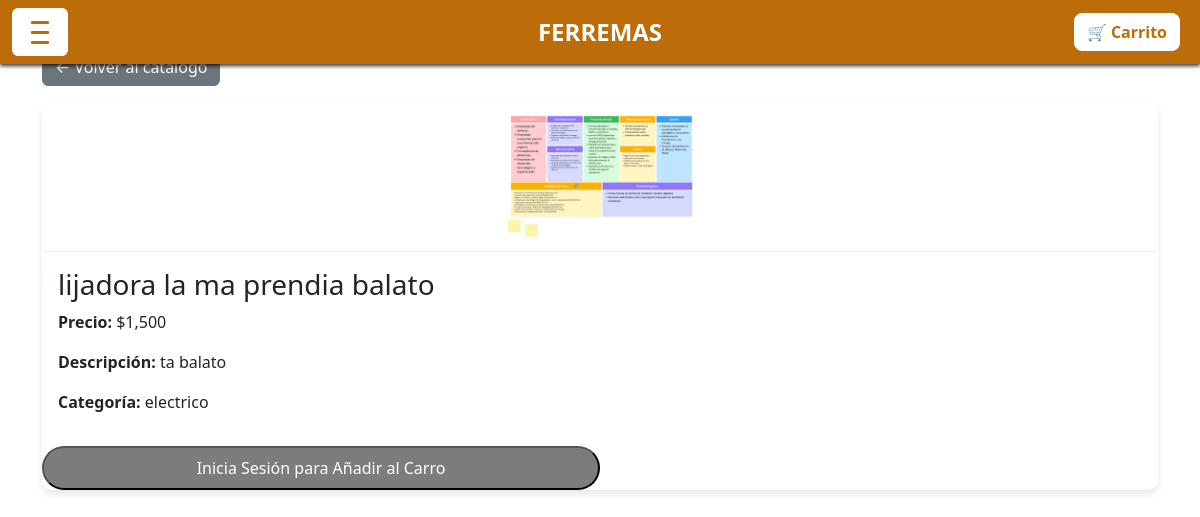
Before: /herramientas/2/ with the older database file.
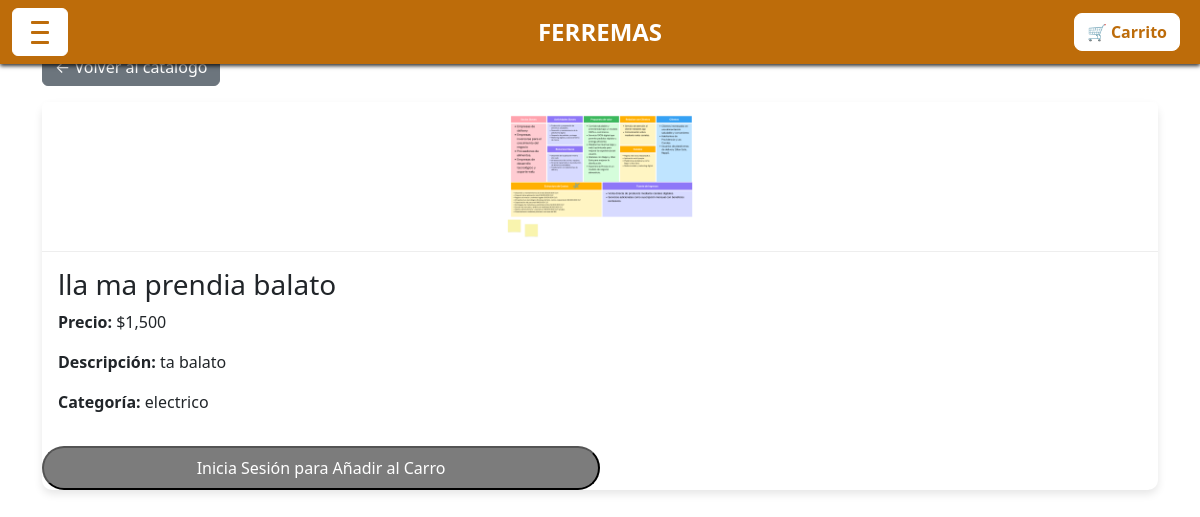
After: the same page with the newer database file.
### herramientas/models.py (models this page shows, shortened)
class Herramienta(models.Model):
    id = models.AutoField(primary_key=True)
    nombre = models.CharField(max_length=50)
    id_categoria = models.ForeignKey("Categoria", on_delete=models.CASCADE, db_column="id_categoria")
    precio = models.IntegerField()
    descripcion = models.CharField(max_length = 350 )
    imagen = models.ImageField(upload_to='herramientas/', blank=True, null=True)
    cantidad = models.IntegerField()
    class Meta:
        ordering=['id']

class Categoria(models.Model):
    id_categoria = models.AutoField(db_column="id_genero", primary_key=True)
    categoria = models.CharField(max_length=50,blank=False, null=False)

### herramientas/views.py (the view)
# urls.py: path('herramientas/<int:herramienta_id>/', views.herramienta_detalles, name="herramienta_detalles"),
def herramienta_detalles(request, herramienta_id):
    herramienta = get_object_or_404(Herramienta, pk=herramienta_id)
    return render(request, 'herramientas/detalleHerramientas.html', {'herramienta': herramienta})

### herramientas/templates/herramientas/detalleHerramientas.html (shortened to what this page needs)
{% extends "tiendaweb/base.html" %}
{% block content %}
<!DOCTYPE html>
<html lang="en">
<head>
  {% load humanize %}
</head>
<body>
  <div class="container mt-5">
    <a href="{% url 'home' %}" class="btn btn-secondary mb-3">← Volver al catálogo</a>
    <div class="card">
      {% if herramienta.imagen %}
        <img src="{{ herramienta.imagen.url }}" class="card-img-top" alt="Imagen de la herramienta">
      {% else %}
        <p>Sin Imagen Disponible</p>
      {% endif %}
      <div class="card-body">
        <h3 class="card-title">{{ herramienta.nombre }}</h3>
        <p><strong>Precio:</strong> ${{ herramienta.precio|intcomma }}</p>
        <p><strong>Descripción:</strong> {{ herramienta.descripcion }}</p>
        <p><strong>Categoría:</strong> {{ herramienta.id_categoria.categoria }}</p>
      </div>
      {% if herramienta.cantidad > 0 %}
        {% if user.is_authenticated %}
            <a href="{% url 'agregar_al_carrito' herramienta.id %}">
                <button class="rounded-5 w-50 p-2 fs-6" style="background-color: #7C7C7C; color: white;">Añadir al Carro</button>
            </a>
        {% else %}
            <a href="{% url 'login' %}">
                <button class="rounded-5 w-50 p-2 fs-6" style="background-color: #7C7C7C; color: white;">Inicia Sesión para Añadir al Carro</button>
            </a>
        {% endif %}
      {% else %}
        <h5 style="color: red;">No hay stock suficiente</h5>
          <a href="{% url 'home' %}">
              <button class="rounded-5 w-50 p-2 fs-6" style="background-color: #7C7C7C; color: white;">Seguir Comprando</button>
          </a>
      {% endif %}
    </div>
  </div>
</body>
 {% endblock %}

Changed rows visible on the page:
changed Herramienta "ta balato": nombre "lijadora la ma prendia balato" → "lla ma prendia balato"
